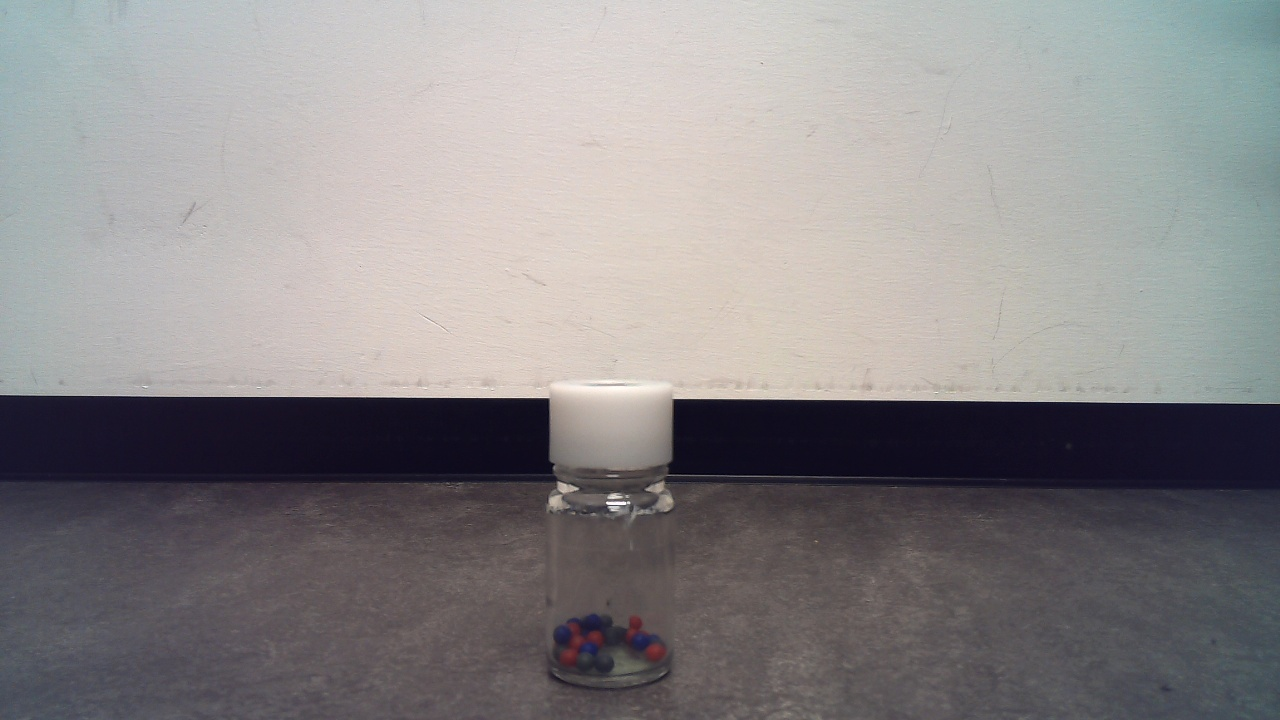
#> input picture images/bottle10x10x10_img_20241111_154640.jpg, 1280 x 720 px, found by its file name; its folder holds only this picture in this run
$ jupyter execute --allow-errors data_exploration.ipynb
#> lines starting #> are read from the running program, lines starting #| are printed output that depends on the picture
[cell 1]
import numpy as np
from PIL import Image
import os
import json
import matplotlib.pyplot as plt
import sklearn
import pandas as pd

[cell 2]
# Paths
images_dir = "images"
labels_dir = "labels"

def center_crop_and_resize(image_path, target_size=(224, 224)):
    """
    Crops the center square of an image and resizes it to the target size.

    Args:
        image_path (str): Path to the input image.
        target_size (tuple): Target size for resizing (width, height).

    Returns:
        PIL.Image.Image: The cropped and resized image.
    """
#> called with target_size = (224, 224)

    image = Image.open(image_path)
#> image is the input picture: PIL image 1280x720 RGB; mean R, G, B 139, 136, 137
    width, height = image.size
#> width = 1280; height = 720

    # Calculate the cropping box for a center square
    min_dim = min(width, height)
#> min_dim = 720
    left = (width - min_dim) // 2
#> left = 280
    top = (height - min_dim) // 2
#> top = 0
    right = left + min_dim
#> right = 1000
    bottom = top + min_dim
#> bottom = 720

    # Crop the center square
    image = image.crop((left, top, right, bottom))
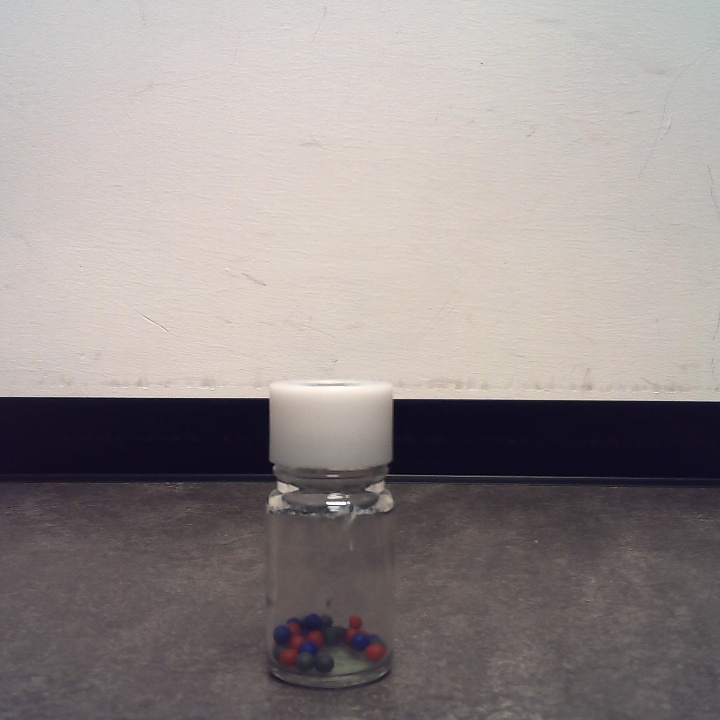
#> image: PIL image 720x720 RGB; mean R, G, B 151.2, 143.1, 141.8

    # Resize to the target size
    image = image.resize(target_size, Image.Resampling.LANCZOS)
#> image: PIL image 224x224 RGB

    return image

# Load dataset
def load_dataset(images_dir, labels_dir):
    images = []
    labels = []
    for image_file in os.listdir(images_dir):
        if image_file.endswith(".jpg"):
            image_path = os.path.join(images_dir, image_file)
            label_path = os.path.join(labels_dir, image_file.replace(".jpg", ".json"))

            # Load and preprocess image
            image = center_crop_and_resize(image_path)  # Resize for ResNet50
            images.append(np.array(image) / 255.0)  # Normalize to [0, 1]

            # Load label
            with open(label_path, 'r') as f:
                label = json.load(f)
                labels.append([label["red_count"], label["green_count"], label["blue_count"]])

    return np.array(images), np.array(labels)

#> (the rest of this cell did not finish here and is left out)


$ run again, on images/bottle20x15x0_img_20241111_154841.jpg
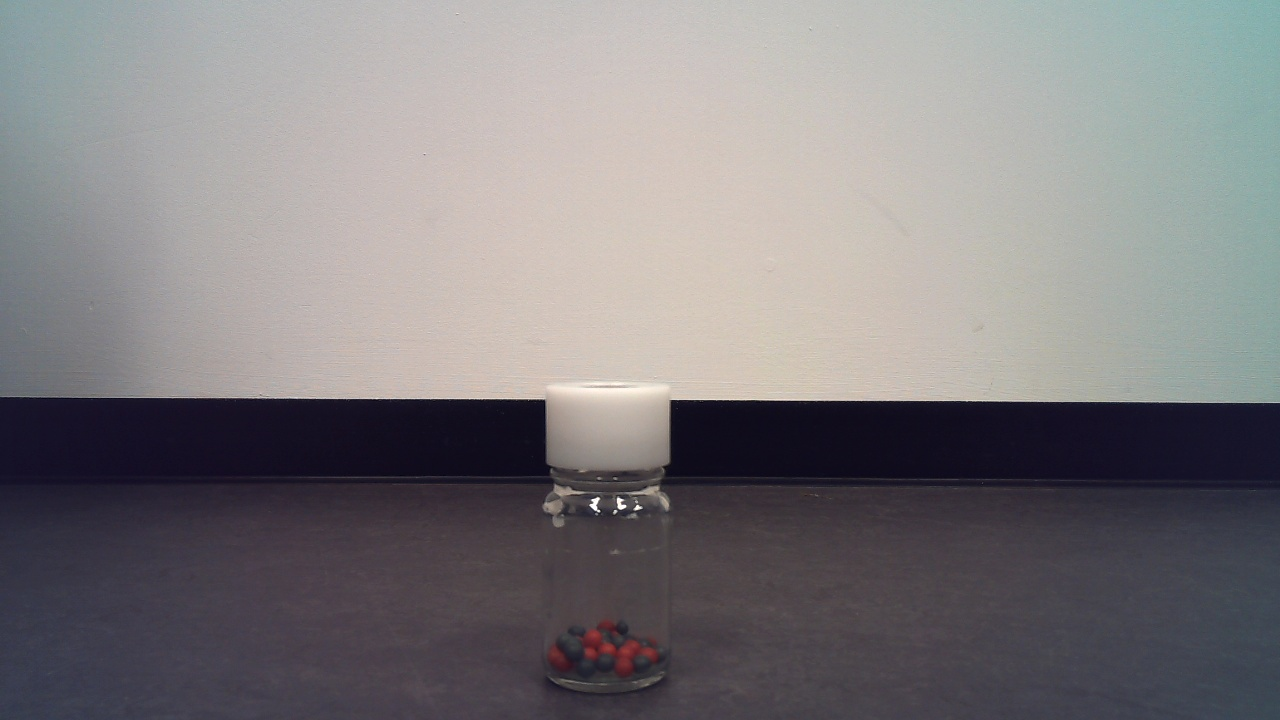
#> input picture images/bottle20x15x0_img_20241111_154841.jpg, 1280 x 720 px, found by its file name
#> in center_crop_and_resize, image is the input picture: PIL image 1280x720 RGB; mean R, G, B 127.3, 124.3, 126.6
#> in center_crop_and_resize, `image = image.crop((left, top, right, bottom))`:
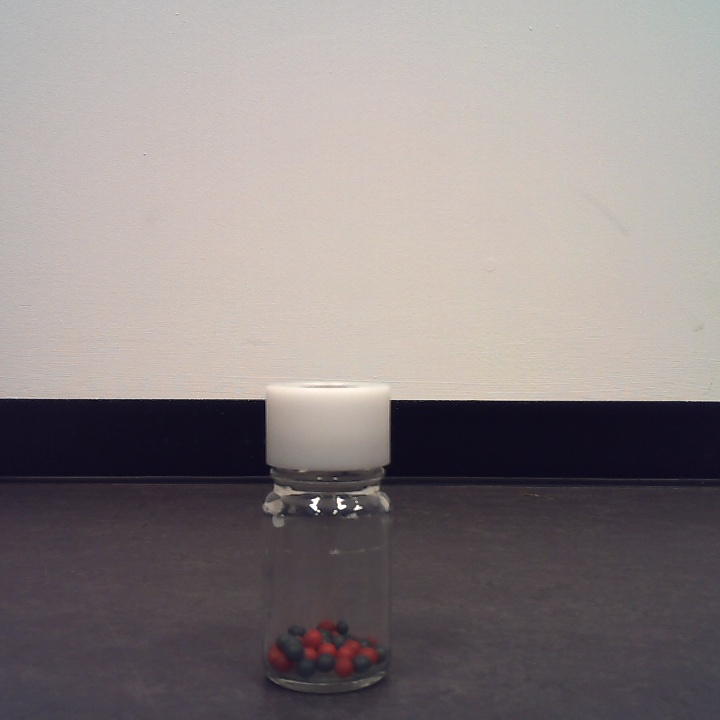
#> image: PIL image 720x720 RGB; mean R, G, B 140, 132, 132
